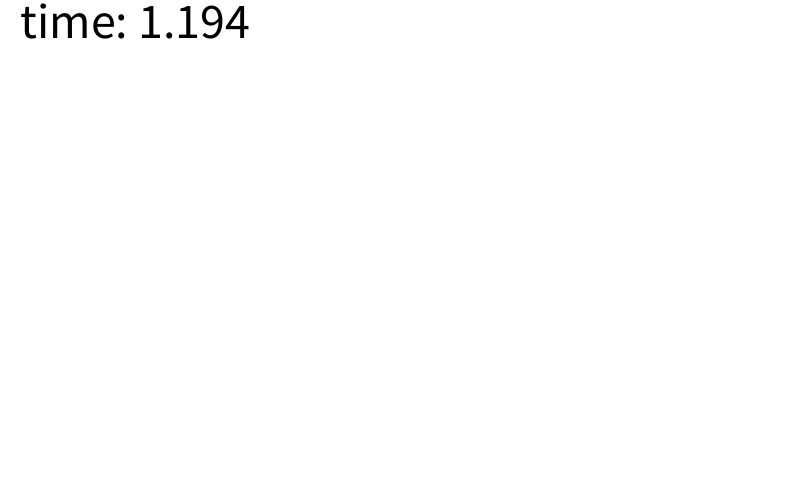
Frame 1 (no input)
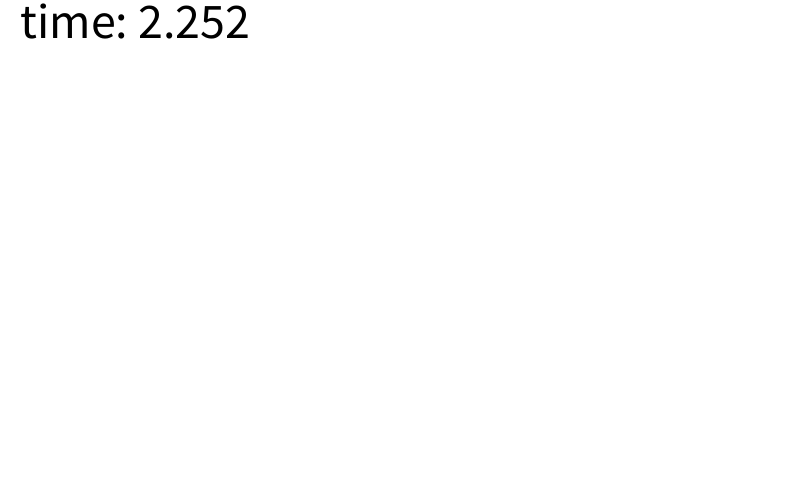
Frame 60 (the mouse pressed at the canvas centre just before this capture)
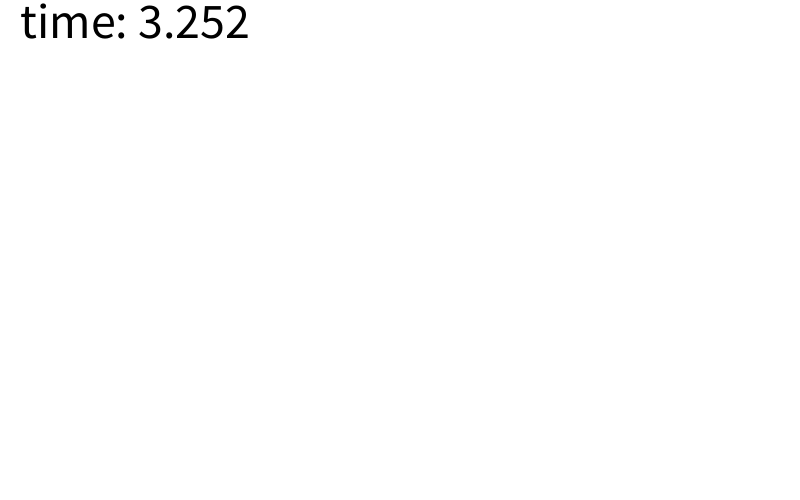
Frame 120 (the mouse held since frame 60 and released just before this capture)

The Processing sketch that drew these frames (run headless with seeded random() and noise(); from frame 60 on, the mouse is pressed at the canvas centre):

// Processing sketch: timeStamp
// ── timeStamp.pde
float elapsedTime = 0, time = 0, timeStamp = 0;

void setup() {
    size(800, 500);
    textSize(50);
    textAlign(LEFT, CENTER);
}

void draw() {
    elapsedTime = float(millis()) / 1000;
    time = elapsedTime - timeStamp;
    background(255);
    fill(0);
    text("time: " + time, 20, 20);
    if (time >= 10.0) {
        timeStamp = elapsedTime;
    }
}
